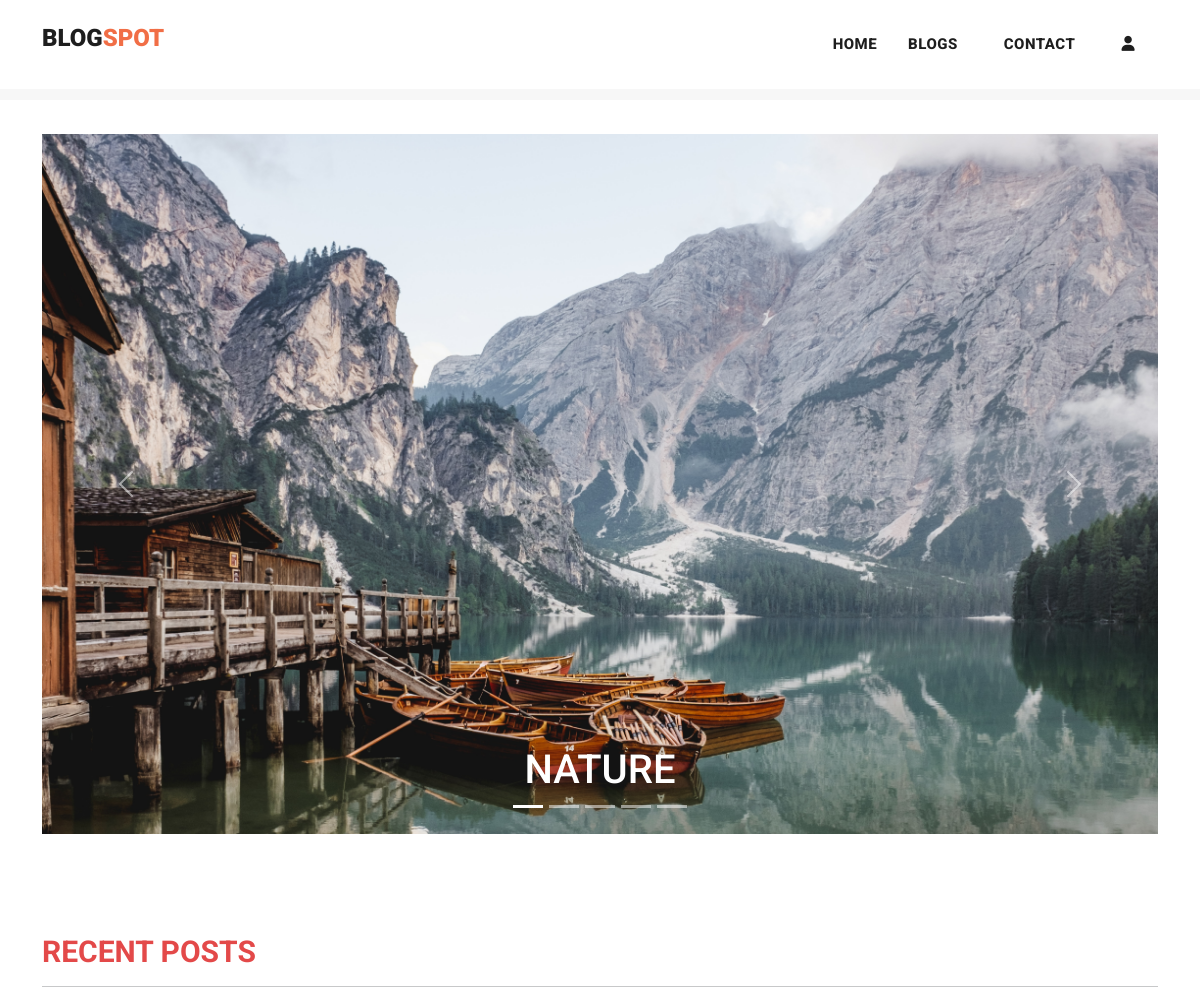
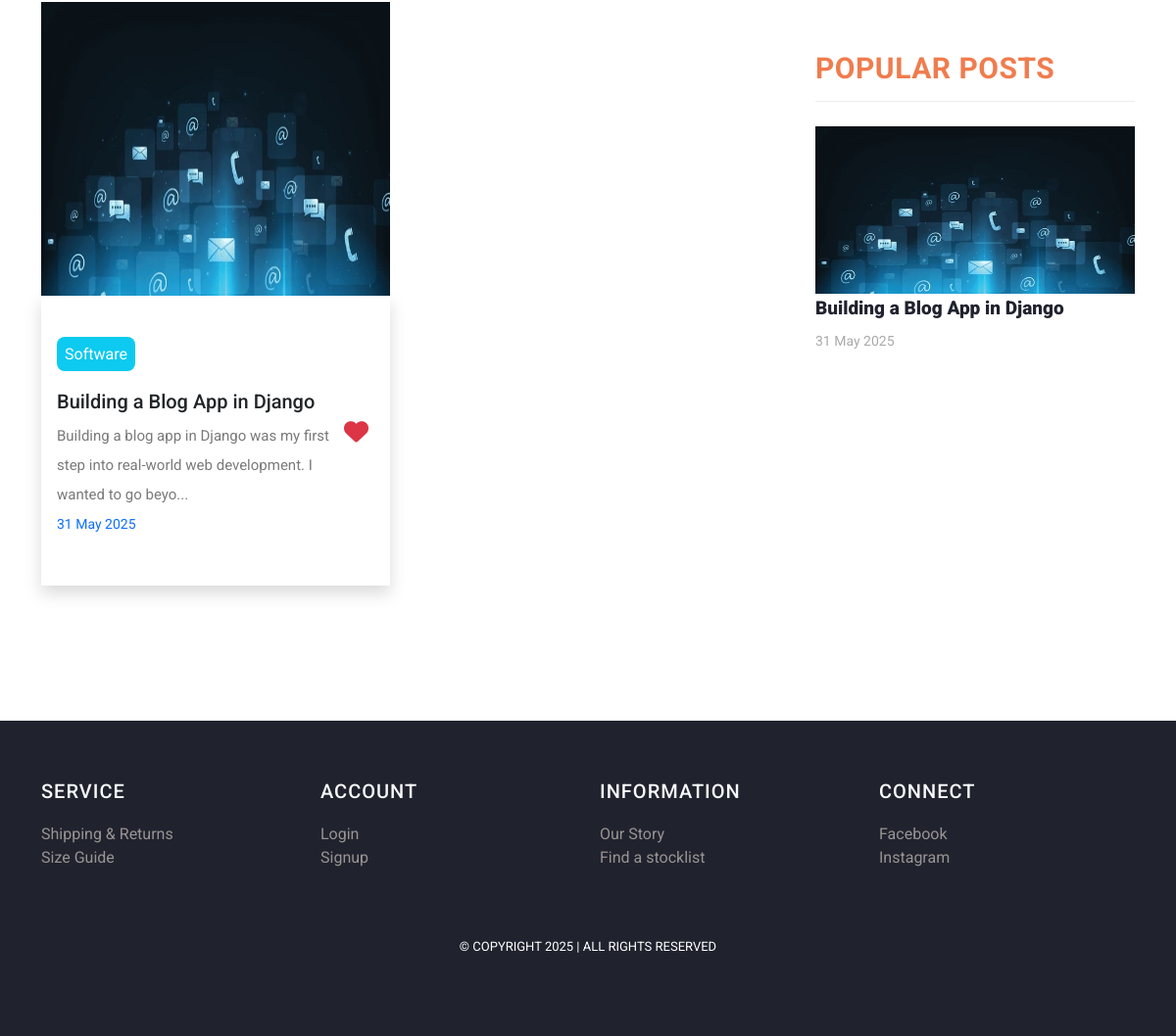
The page / on the database its author committed (2 pictures, top to bottom).
### myapp/models.py (models this page shows, shortened)
class Post(models.Model):
    postname = models.CharField(max_length=600)
    category = models.CharField(max_length=600)
    image = models.ImageField(upload_to='images/posts',blank=True,null=True)
    content = models.CharField(max_length=100000)
    time = models.CharField(default=time,max_length=100, blank=True)
    likes = models.IntegerField(null=True,blank=True,default=0)
    user = models.ForeignKey(User,on_delete=models.CASCADE)

### myapp/views.py (the view)
# urls.py: path("",views.index,name="index"),
def index(request):
    return render(request,"index.html",{
        'posts':Post.objects.filter(user_id=request.user.id).order_by("id").reverse(),
        'top_posts':Post.objects.all().order_by("-likes"),
        'recent_posts':Post.objects.all().order_by("-id"),
        'user':request.user,
        'media_url':settings.MEDIA_URL
    })

### templates/index.html (shortened to what this page needs)
{% load static %}
<!DOCTYPE html>
<html lang="en">
<head>
  <link href="https://cdn.jsdelivr.net/npm/bootstrap@5.3.0-alpha3/dist/css/bootstrap.min.css" rel="stylesheet"
>
  <link href="{% static 'vendor/bootstrap/css/bootstrap.min.css' %}" rel="stylesheet">
  <link href="https://cdn.jsdelivr.net/npm/bootstrap@5.3.1/dist/css/bootstrap.min.css" rel="stylesheet"
>
</head>
<link rel="stylesheet" href="{% static 'assets/css/fontawesome.css' %}">
<link rel="stylesheet" href="https://cdnjs.cloudflare.com/ajax/libs/font-awesome/6.4.2/css/all.min.css">
<link rel="stylesheet" href="{% static 'assets/css/templatemo-stand-blog.css' %}">
<link rel="stylesheet" href="{% static 'assets/css/owl.css' %}">
<link rel="stylesheet" href="{% static 'assets/css/styles.css' %}">
</head>
<body>
  {%include 'header.html'%}
  <div class="container mt-5 carousel">
    <div id="carouselExampleCaptions" class="carousel slide">
      <div class="carousel-indicators">
        <button type="button" data-bs-target="#carouselExampleCaptions" data-bs-slide-to="0" class="active"
          aria-current="true" aria-label="Slide 1"></button>
        <button type="button" data-bs-target="#carouselExampleCaptions" data-bs-slide-to="1"
          aria-label="Slide 2"></button>
        <button type="button" data-bs-target="#carouselExampleCaptions" data-bs-slide-to="2"
          aria-label="Slide 3"></button>
        <button type="button" data-bs-target="#carouselExampleCaptions" data-bs-slide-to="3"
          aria-label="Slide 4"></button>
        <button type="button" data-bs-target="#carouselExampleCaptions" data-bs-slide-to="4"
          aria-label="Slide 5"></button>
      </div>
      <div class="carousel-inner">
        <div class="carousel-item active">
          <img src="{% static 'assets/images/nature.jpg' %}" alt="image1">
          <div class="carousel-caption ">
            <h1>NATURE</h1>
          </div>
        </div>
      </div>
      <button class="carousel-control-prev" type="button" data-bs-target="#carouselExampleCaptions"
        data-bs-slide="prev">
        <span class="carousel-control-prev-icon" aria-hidden="true"></span>
      </button>
      <button class="carousel-control-next" type="button" data-bs-target="#carouselExampleCaptions"
        data-bs-slide="next">
        <span class="carousel-control-next-icon" aria-hidden="true"></span>
      </button>
    </div>
  </div>
  <section class="blog-posts">
    <div class="container">
      <h3 class="mb-2" style="color: rgb(227, 73, 73); font-size: 30px; font-weight: bold;">RECENT POSTS</h3>
      <hr>
      <div class=" row">
        <div class="col-lg-8">
          <div class="all-blog-posts">
            <div class="row">
              {% for post in top_posts|slice:"0:7" %}
              <div class="col col-lg-6 col-12 pb-2 blog-post ">
                <img src="{{media_url}}{{post.image}}" alt="" class="img-fluid" width="100%">
                <div class="px-3 py-5 shadow">
                  <a href="{% url 'post' post.id %}" class="text-decoration-none text-dark mb-3">
                    <span class="text-white bg-info text-center rounded-3 mt-5"
                      style="padding: 8px;">{{post.category}}</span>
                    <h5 class="mt-4">{{post.postname}}</h5>
                  </a>
                  <form method="post" action="{% url 'increaselikes' post.id %}">
                    <button class="float-right small" type="submit"
                      style="border: none; background: transparent; font-size: 25px;"><i
                        class="fa fa-heart text-danger"></i></button>
                  </form>
                  <p class="mt-2">{{post.content|slice:"0:100"}}...</p>
                  <p class="small text-primary">{{post.time}} </p>
                </div>
              </div>
              {% endfor %}
            </div>
          </div>
        </div>
        <div class="col-lg-4">
          <div class="sidebar">
            <div class="row">
              <div class="col-lg-12">
                <div class="sidebar-item recent-posts">
                  <div class="sidebar-heading">
                    <h2 style="color: rgb(240, 124, 78); font-size: 30px; font-weight: bold;">Popular Posts</h2>
                  </div>
                  <div class="content">
                    <ul>
                      {% for post in recent_posts|slice:"0:" %}
                      <li>
                        <img src="{{media_url}}{{post.image}}" class="img-fluid" alt="" width="100%">
                        <a href="post-details.html">
                          <a href="{% url 'post' post.id %}" class="text-decoration-none text-dark">
                            <h5>{{post.postname}}</h5>
                          </a>
                          <span>{{post.time}}</span>
                        </a>
                      </li>
                      {% endfor %}
                    </ul>
                  </div>
                </div>
              </div>
            </div>
          </div>
        </div>
      </div>
    </div>
  </section>
  {% include 'footer.html' %}
</body>
</html>

### templates/header.html (shortened to what this page needs)
<header class="">
  <nav class="navbar navbar-expand-lg bg-white">
    <div class="container">
      <a class="navbar-brand" href="{% url 'index' %}">
        <h2>Blog<span style="color: rgb(241, 110, 70);">Spot</span></h2>
      </a>
      <div class="collapse navbar-collapse" id="navbarResponsive">
        <ul class="navbar-nav ml-auto">
          <li>
            <a class="nav-link" href="{% url 'index' %}">Home
            </a>
          </li>
          <li class="nav-item">
            <a class="nav-link" href="{% url 'blog' %}">Blogs</a>
          </li>
          <li class="nav-item">
            <a class="nav-link" href="{% url 'contact' %}">Contact</a>
          </li>
          {% if user.is_authenticated %}
          <li class="nav-item">
            <a class="nav-link" href="{% url 'create' %}">Create</a>
          </li>
          <li class="nav-item">
            <a class="nav-link" href="{% url 'profile' user.id %}">Profile</a>
          </li>
          <li class="nav-item">
            <a class="nav-link text-primary" href="{% url 'logout' %}">Logout</a>
          </li>
          {% else %}
          <li class="nav-item">
            <a class="nav-link" href="{% url 'signin' %}"><i class="fa fa-user"></i></a>
          </li>
          {% endif %}
        </ul>
      </div>
    </div>
  </nav>
</header>
<div class="main-banner header-text">
  <div class="container-fluid">
    <div class="owl-banner owl-carousel">
    </div>
  </div>
</div>

### templates/footer.html (shortened to what this page needs)
<footer>
  <div class="container">
    <div class="row">
      <div class="col-lg-3 col-md-6 col-sm-12">
        <h4 class="text-light">SERVICE</h4>
        <ul>
          <li><a href="#">Shipping & Returns</a></li>
          <li><a href="#">Size Guide</a></li>
        </ul>
      </div>
      <div class="col-lg-3 col-md-6 col-sm-12">
        <h4 class="text-light">ACCOUNT</h4>
        <ul>
          <li><a href="{% url 'signin' %}">Login</a></li>
          <li><a href="{% url 'signup' %}">Signup</a></li>
        </ul>
      </div>
      <div class="col-lg-3 col-md-6 col-sm-12">
        <h4 class="text-light">INFORMATION</h4>
        <ul>
          <li><a href="{% url 'blog' %}">Our Story</a></li>
          <li><a href="#">Find a stocklist</a></li>
        </ul>
      </div>
      <div class="col-lg-3 col-md-6 col-sm-12">
        <h4 class="text-light">CONNECT</h4>
        <ul>
          <li><a href="https://docs.djangoproject.com/en/5.2/">Facebook</a></li>
          <li><a href="https://www.youtube.com/playlist?list=PLnZUPZBVVXKzuzEPS-6MSZkj2gC8KveKh">Instagram</a></li>
        </ul>
      </div>
    </div>
  </div>
  <div class="container mt-5">
    <div class="row">
      <div class="col-lg-12">
        <div class="p-3">
            <p>&copy; Copyright 2025 | All Rights Reserved</p>
        </div>
      </div>
    </div>
  </div>
</footer>

### static/assets/css/templatemo-stand-blog.css (style rules this page uses)
body { font-family: 'Roboto', sans-serif; overflow-x: hidden; text-rendering: optimizeLegibility; -webkit-font-smoothing: antialiased; -moz-osx-font-smoothing: grayscale; }
p { margin-bottom: 0px; font-size: 15px; font-weight: 400; color: #7a7a7a; line-height: 30px; }
a { text-decoration: none!important; }
ul { padding: 0; margin: 0; list-style: none; }
h1,h2,h3,h4,h5,h6 { margin: 0px; }
header { position: absolute; z-index: 99999; width: 100%; height: 100px; background-color: #f7f7f7; -webkit-transition: all 0.3s ease-in-out 0s; -moz-transition: all 0.3s ease-in-out 0s; -o-transition: all 0.3s ease-in-out 0s; transition: all 0.3s ease-in-out 0s; }
header .navbar { padding: 25px 0px; }
.navbar .navbar-brand { float: left; margin-top: -12px; outline: none; }
.navbar .navbar-brand h2 { color: #1e1e1e; text-transform: uppercase; font-size: 24px; font-weight: 900; -webkit-transition: all .3s ease 0s; -moz-transition: all .3s ease 0s; -o-transition: all .3s ease 0s; transition: all .3s ease 0s; }
#navbarResponsive { z-index: 999; }
.navbar-collapse { text-align: center; }
.navbar .navbar-nav .nav-item { margin: 0px 15px; }
.navbar .navbar-nav a.nav-link { text-transform: capitalize; font-size: 15px; font-weight: 800; text-transform: uppercase; letter-spacing: 0.5px; color: #1e1e1e; transition: all 0.3s; }
.main-banner .container-fluid { padding: 0px 10px; margin-bottom: -24px; }
.owl-banner { padding-top: 110px; }
.blog-posts { margin-top: 100px; }
.blog-posts .blog-post { margin-bottom: 30px; }
.blog-posts .sidebar-heading h2 { font-size: 18px; text-transform: uppercase; font-weight: 900; letter-spacing: 0.5px; color: #20232e; border-bottom: 1px solid #eee; padding-bottom: 15px; margin-bottom: 25px; }
.sidebar { margin-left: 30px; }
.sidebar .sidebar-item { margin-top: 50px; }
.sidebar .sidebar-heading h2 { font-size: 18px; text-transform: uppercase; font-weight: 900; letter-spacing: 0.5px; color: #20232e; border-bottom: 1px solid #eee; padding-bottom: 15px; margin-bottom: 25px; }
.sidebar .recent-posts ul li { margin-bottom: 15px; padding-bottom: 15px; border-bottom: 1px solid #eee; }
.sidebar .recent-posts ul li:last-child { margin-bottom: 0px; padding-bottom: 0px; border-bottom: none; }
.sidebar .recent-posts ul li h5 { font-size: 19px; font-weight: 900; color: #20232e; line-height: 30px; transition: all 0.3s; }
.sidebar .recent-posts ul li span { display: block; font-size: 14px; color: #aaa; margin-top: 8px; }
footer { margin-top: 100px; text-align: center; background-color: #20232e; padding: 60px 0px; }
footer p { font-size: 13px; text-transform: uppercase; color: #fff; }

### static/assets/css/styles.css (style rules this page uses)
.carousel img { width: 100%; height: 700px; }
.blog-posts .blog-post img, .blog-post img { height: 300px; }

### templates/footer.html (style rules this page uses)
h4 { text-align: left; color: #dfdada; letter-spacing: 1px; margin-bottom: 20px; font-size: 20px; }
li { text-decoration: none; text-align: left; }
li a { color: rgb(153, 147, 147); }

### rows shown on the page
Post: image (picture), category "Software", postname "Building a Blog App in Django", content "Building a blog app in Django was my first step into real-world web development. I wanted to go beyo", time "31 May 2025"
